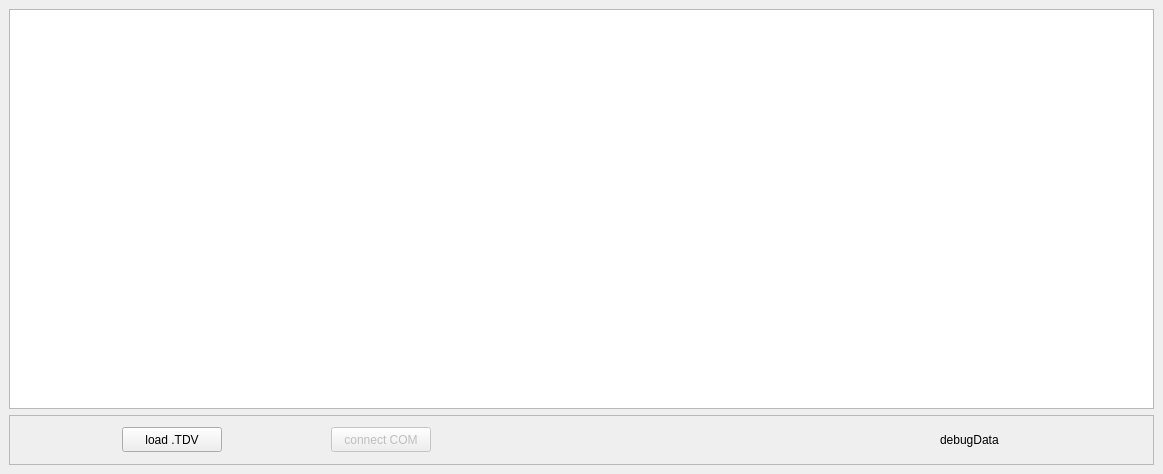
<?xml version="1.0" encoding="UTF-8"?>
<ui version="4.0">
 <class>MainWindow</class>
 <widget class="QMainWindow" name="MainWindow">
  <property name="geometry">
   <rect>
    <x>0</x>
    <y>0</y>
    <width>1163</width>
    <height>474</height>
   </rect>
  </property>
  <property name="minimumSize">
   <size>
    <width>400</width>
    <height>300</height>
   </size>
  </property>
  <property name="windowTitle">
   <string>MainWindow</string>
  </property>
  <widget class="QWidget" name="centralwidget">
   <layout class="QGridLayout" name="gridLayout">
    <item row="1" column="0">
     <widget class="QFrame" name="lowerFrame">
      <property name="minimumSize">
       <size>
        <width>0</width>
        <height>50</height>
       </size>
      </property>
      <property name="maximumSize">
       <size>
        <width>16777215</width>
        <height>50</height>
       </size>
      </property>
      <property name="frameShape">
       <enum>QFrame::StyledPanel</enum>
      </property>
      <property name="frameShadow">
       <enum>QFrame::Raised</enum>
      </property>
      <layout class="QGridLayout" name="gridLayout_2">
       <item row="0" column="0">
        <widget class="QPushButton" name="loadTDV">
         <property name="minimumSize">
          <size>
           <width>100</width>
           <height>25</height>
          </size>
         </property>
         <property name="maximumSize">
          <size>
           <width>100</width>
           <height>25</height>
          </size>
         </property>
         <property name="text">
          <string>load .TDV</string>
         </property>
        </widget>
       </item>
       <item row="0" column="2">
        <spacer name="horizontalSpacer">
         <property name="orientation">
          <enum>Qt::Horizontal</enum>
         </property>
         <property name="sizeType">
          <enum>QSizePolicy::Maximum</enum>
         </property>
         <property name="sizeHint" stdset="0">
          <size>
           <width>400</width>
           <height>20</height>
          </size>
         </property>
        </spacer>
       </item>
       <item row="0" column="1">
        <widget class="QPushButton" name="connectCOM">
         <property name="enabled">
          <bool>false</bool>
         </property>
         <property name="minimumSize">
          <size>
           <width>100</width>
           <height>25</height>
          </size>
         </property>
         <property name="maximumSize">
          <size>
           <width>100</width>
           <height>25</height>
          </size>
         </property>
         <property name="text">
          <string>connect COM</string>
         </property>
         <property name="checkable">
          <bool>false</bool>
         </property>
        </widget>
       </item>
       <item row="0" column="3">
        <widget class="QLabel" name="debugData">
         <property name="minimumSize">
          <size>
           <width>0</width>
           <height>20</height>
          </size>
         </property>
         <property name="maximumSize">
          <size>
           <width>100</width>
           <height>25</height>
          </size>
         </property>
         <property name="text">
          <string>debugData</string>
         </property>
        </widget>
       </item>
      </layout>
     </widget>
    </item>
    <item row="0" column="0">
     <widget class="QGraphicsView" name="graphicsView">
      <property name="dragMode">
       <enum>QGraphicsView::ScrollHandDrag</enum>
      </property>
     </widget>
    </item>
   </layout>
  </widget>
 </widget>
 <resources/>
 <connections/>
</ui>
